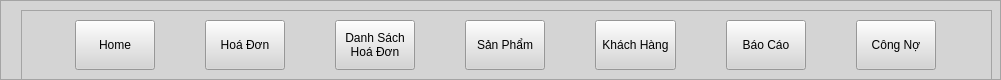
     <widget class="QFrame" name="header">
      <property name="minimumSize">
       <size>
        <width>0</width>
        <height>80</height>
       </size>
      </property>
      <property name="maximumSize">
       <size>
        <width>16777215</width>
        <height>80</height>
       </size>
      </property>
      <property name="styleSheet">
       <string notr="true">background-color: rgb(212, 212, 212);</string>
      </property>
      <property name="frameShape">
       <enum>QFrame::StyledPanel</enum>
      </property>
      <property name="frameShadow">
       <enum>QFrame::Raised</enum>
      </property>
      <widget class="QFrame" name="frame_12">
       <property name="geometry">
        <rect>
         <x>21</x>
         <y>10</y>
         <width>971</width>
         <height>70</height>
        </rect>
       </property>
       <property name="frameShape">
        <enum>QFrame::StyledPanel</enum>
       </property>
       <property name="frameShadow">
        <enum>QFrame::Raised</enum>
       </property>
       <layout class="QHBoxLayout" name="horizontalLayout_6">
        <item>
         <widget class="QToolButton" name="home">
          <property name="minimumSize">
           <size>
            <width>80</width>
            <height>50</height>
           </size>
          </property>
          <property name="text">
           <string>Home</string>
          </property>
          <property name="checkable">
           <bool>true</bool>
          </property>
          <property name="autoExclusive">
           <bool>true</bool>
          </property>
         </widget>
        </item>
        <item>
         <widget class="QToolButton" name="other">
          <property name="minimumSize">
           <size>
            <width>80</width>
            <height>50</height>
           </size>
          </property>
          <property name="text">
           <string>Hoá Đơn</string>
          </property>
          <property name="icon">
           <iconset theme="accessories-calculator"/>
          </property>
          <property name="checkable">
           <bool>true</bool>
          </property>
          <property name="autoExclusive">
           <bool>true</bool>
          </property>
         </widget>
        </item>
        <item>
         <widget class="QToolButton" name="listoder">
          <property name="minimumSize">
           <size>
            <width>80</width>
            <height>50</height>
           </size>
          </property>
          <property name="text">
           <string>Danh Sách
Hoá Đơn</string>
          </property>
          <property name="checkable">
           <bool>true</bool>
          </property>
          <property name="autoExclusive">
           <bool>true</bool>
          </property>
         </widget>
        </item>
        <item>
         <widget class="QToolButton" name="product">
          <property name="minimumSize">
           <size>
            <width>80</width>
            <height>50</height>
           </size>
          </property>
          <property name="text">
           <string>Sản Phẩm</string>
          </property>
          <property name="checkable">
           <bool>true</bool>
          </property>
          <property name="autoExclusive">
           <bool>true</bool>
          </property>
         </widget>
        </item>
        <item>
         <widget class="QToolButton" name="customers">
          <property name="minimumSize">
           <size>
            <width>80</width>
            <height>50</height>
           </size>
          </property>
          <property name="text">
           <string>Khách Hàng</string>
          </property>
          <property name="checkable">
           <bool>true</bool>
          </property>
          <property name="autoExclusive">
           <bool>true</bool>
          </property>
         </widget>
        </item>
        <item>
         <widget class="QToolButton" name="report">
          <property name="minimumSize">
           <size>
            <width>80</width>
            <height>50</height>
           </size>
          </property>
          <property name="text">
           <string>Báo Cáo</string>
          </property>
          <property name="checkable">
           <bool>true</bool>
          </property>
          <property name="autoExclusive">
           <bool>true</bool>
          </property>
         </widget>
        </item>
        <item>
         <widget class="QToolButton" name="debts">
          <property name="minimumSize">
           <size>
            <width>80</width>
            <height>50</height>
           </size>
          </property>
          <property name="text">
           <string>Công Nợ</string>
          </property>
          <property name="checkable">
           <bool>true</bool>
          </property>
          <property name="autoExclusive">
           <bool>true</bool>
          </property>
         </widget>
        </item>
       </layout>
      </widget>
     </widget>
